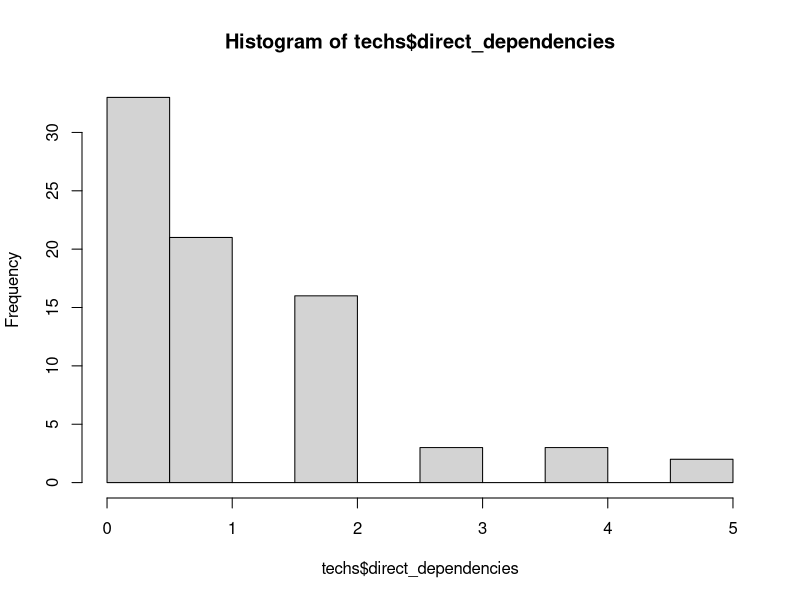
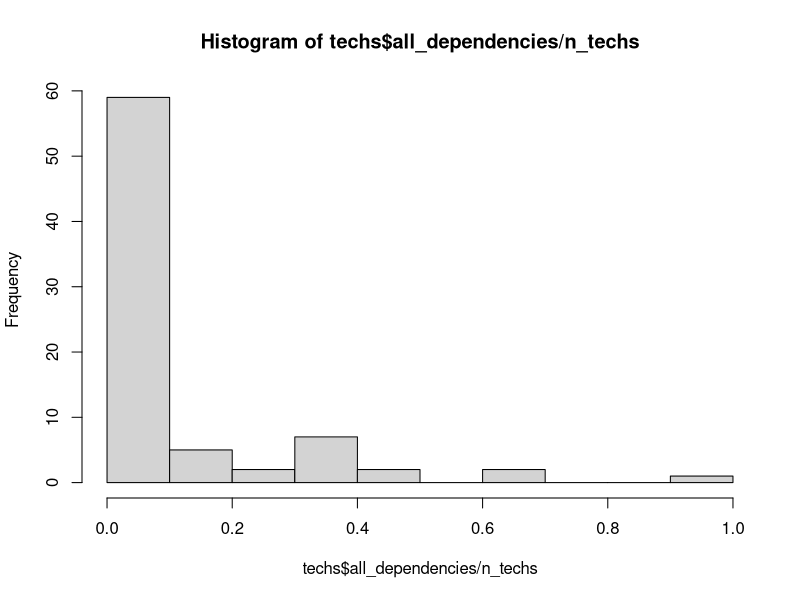
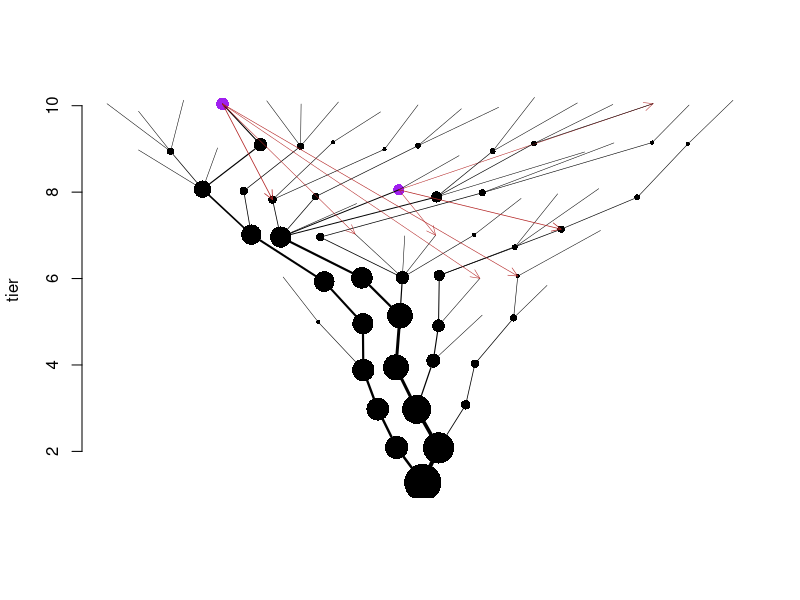

Here is the R script that generated these plots, in order:
# parameters for tree
max_tier <- 10
num_techs_per_tier <- function(tier) { return(round((tier/1.5)^1.5)) }
n_techs <- sum(num_techs_per_tier(c(1:max_tier)))
p_extra_dependency <- 0.02/n_techs
p_keystone_tech <- 0.02
keystone_techs <- sample(c(1:n_techs), round(p_keystone_tech * n_techs))
keystone_multiplier <- 200

# initialize data frame
techs <- data.frame(
  id   = integer(),
  tier = integer(),
  xpos = numeric(),
  ypos = numeric()
)

# create techs
for (t in 1:max_tier) {
  n_techs_tier <- num_techs_per_tier(t)
  
  ids <- c((nrow(techs)+1):(nrow(techs)+n_techs_tier))
  
  new_rows <- data.frame(
    id = ids,
    tier = rep(t, n_techs_tier),
    xpos = ids - mean(ids),
    ypos = rep(t, n_techs_tier)
  )

  techs <- rbind(techs, new_rows)
}

# initialize dependencies:
dependencies <- matrix(0, nrow=n_techs, ncol=n_techs)

# dependency code:
# 0 = none
# 1 = basic from-to
# -1 = basic to-from
# 2 = extra to-from
# -2 = extra from-to
# 3 = indirect to-from
# -3 = indirect from-to

# add basic dependencies
for (i in 1:n_techs) {
  tech <- techs[i,]
  if (tech$tier > 1) {
    possible_parents <- techs$id[techs$tier == (tech$tier - 1)]
    parent <- possible_parents[sample.int(length(possible_parents), 1)]
    dependencies[parent, tech$id] <- 1
    dependencies[tech$id, parent] <- -1
  }
}

# identify indirect dependencies
for (to in 1:n_techs) {
  if (techs$tier[techs$id == to] > 1) {
    for (from in 1:(i-1)) {
      if (dependencies[from, to] > 0) {
        earlier_techs <- c(1:n_techs)[dependencies[,from] > 0]
        for (et in earlier_techs) {
          if (dependencies[et, to] == 0) {
            dependencies[et,to] <- 3
          }
          if (dependencies[to, et] == 0) {
            dependencies[to,et] <- -3
          }
        }
      }
    }
  }
}

# horizontally reorder techs to make tree nicer looking
for (i in 3:max_tier) {  # go through all tiers, starting with tier 3
  this_tier_ids <- techs[techs$tier == i,]$id  # first get the ids of the techs in this tier
  parents <- parent_xpos <- vector()
  for (t in this_tier_ids) {
    parent <- techs[techs$id == match(1, dependencies[,t])[1],]
    parents <- c(parents, parent$id)  # then get the techs from the prior tier these techs depend on
    parent_xpos <- c(parent_xpos, parent$xpos)  # and get their xpos' too
  }
  ord <- order(parent_xpos, this_tier_ids)  # get order of parents' xposs, breaking by offspring id
  ordered_ids <- this_tier_ids[ord]   # order the ids according to this
  techs$xpos[match(ordered_ids, techs$id)] <- seq_along(ordered_ids) - mean(seq_along(ordered_ids))  # insert into db
}

old_ds <- dependencies

# add some arbitrary dependencies
pairs <- expand.grid(
  from = 1:n_techs,
  to   = 1:n_techs
)
pairs <- pairs[sample(nrow(pairs)), ]

for (i in 1:nrow(pairs)) {
  pair <- pairs[i,]
  parent <- pair$from
  child <- pair$to
  
  # print(paste0("*** Considering: ", parent, " -> ", child))
  # if (parent == child) {
  #   print(paste0("Cannot add it as they are the same"))
  # }
  # if (dependencies[parent, child] != 0) {
  #   print(paste0("Cannot add it as they have a relationship: ", dependencies[parent, child]))
  # }
  
  
  if ((parent != child) & (dependencies[parent, child] == 0)) {
    p_link <- p_extra_dependency
    if (parent %in% keystone_techs) { p_link <- p_link * keystone_multiplier }
    if (runif(1,0,1) < p_link) {
      # print(paste0("Adding dependency from ", parent, " to ", child, ". ", dependencies[parent, child]))
      dependencies[parent, child] <- 2
      dependencies[child, parent] <- -2
      
      ancestors <- which(dependencies[parent, ] < 0)
      descendants <- which(dependencies[child, ] > 0)
      
      for (ancestor in ancestors) {
        for (descendant in descendants) {
          if (dependencies[ancestor, descendant] == 0) {
            dependencies[ancestor, descendant] <- 3
            dependencies[descendant, ancestor] <- -3
          }
        }
      }
      
      for (descendant in descendants) {
        if (dependencies[parent, descendant] %in% c(0,2)) {
          dependencies[parent, descendant] <- 3
          dependencies[descendant, parent] <- -3
        }
      }
      
      for (ancestor in ancestors) {
        if (dependencies[ancestor, child] %in% c(0, 2)) {
          dependencies[ancestor, child] <- 3
          dependencies[child, ancestor] <- -3
        }
      }
    }
  }
}

# calculate total number of dependencies
techs$direct_dependencies <- rowSums((dependencies > 0) * (dependencies < 3))
techs$all_dependencies <- rowSums(dependencies > 0)


# add some jitter
techs$xpos <- techs$xpos + rnorm(n_techs, 0, 0.1)
techs$ypos <- techs$ypos + rnorm(n_techs, 0, 0.1)

# plot tree
hist(techs$direct_dependencies)
hist(techs$all_dependencies/n_techs)

#dot_sizes <- (((techs$all_dependencies/n_techs)^0.5)) * 50 / max_tier
dot_sizes <- (techs$all_dependencies/n_techs)^0.5*50 / max_tier
plot(techs$ypos~techs$xpos, bty="n", xlab="", xaxt="n", ylab="tier", pch=16, cex=dot_sizes)
points(techs$ypos[keystone_techs]~techs$xpos[keystone_techs], pch=16, cex=dot_sizes[keystone_techs], col="purple")
if (max_tier < 8) {
  for (i in 1:nrow(techs)) {
    text(techs$xpos[i], techs$ypos[i], techs$id[i], pos=1, offset=dot_sizes[i]*0.2 + 1/max_tier)
  }
}
for (i in 1:n_techs) {
  for (j in 1:n_techs) {
    if (dependencies[i,j] == 1) {
      from <- techs[techs$id == i,]
      to <- techs[techs$id == j,]
      lines(c(from$ypos, to$ypos)~c(from$xpos, to$xpos), lwd=(to$all_dependencies/n_techs * 5 + 0.5))
    }
    if (dependencies[i,j] == 2) {
      from <- techs[techs$id == i,]
      to <- techs[techs$id == j,]
      arrows(from$xpos, from$ypos,
             to$xpos, to$ypos,
             length = 0.1,
             col="firebrick",
             angle = 25,
             code=2,
             lwd=(to$all_dependencies/n_techs * 5 + 0.5))
    }
  }
}
